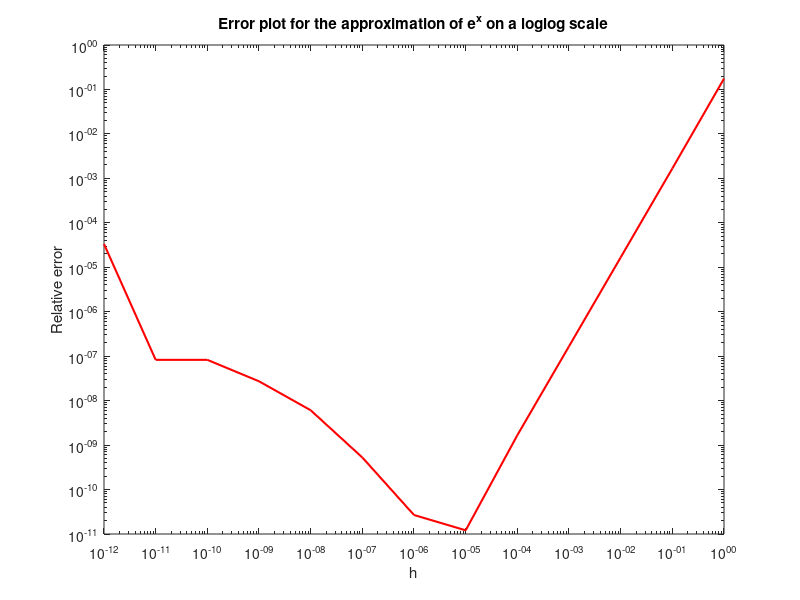

MATLAB code to generate this figure:
% function handle for e^x
f = @(x) exp(x);
a = 0;

h = [];

for i = 0:12
	h(i + 1) = 10^(-1 * i);
end

derivation  = zeros(length(h));
error       = zeros(length(h));

exactValue  = 1;

for i = 1 : length(h)
    derivation(i)   = (f(a+h(i))-f(a-h(i))) / (2*h(i));
    error(i)        = abs(exactValue - derivation(i)); % omitted the "/1"
end

figure(1);
loglog(h, error, '-r', 'LineWidth', 1.5)
title('Error plot for the approximation of e^x on a loglog scale')
xlabel('h')
ylabel('Relative error')
hold on;

print('../plots/assignment7/ex2-relativeError.png', '-dpng');